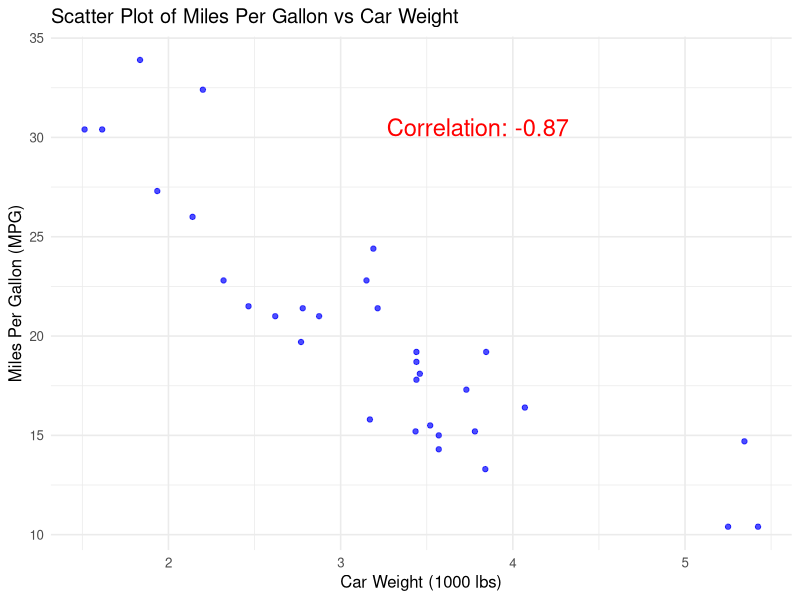
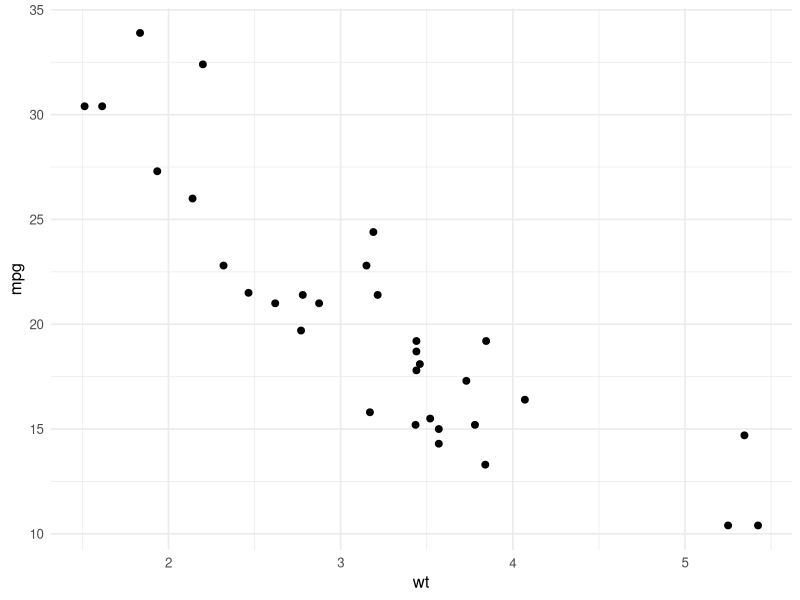
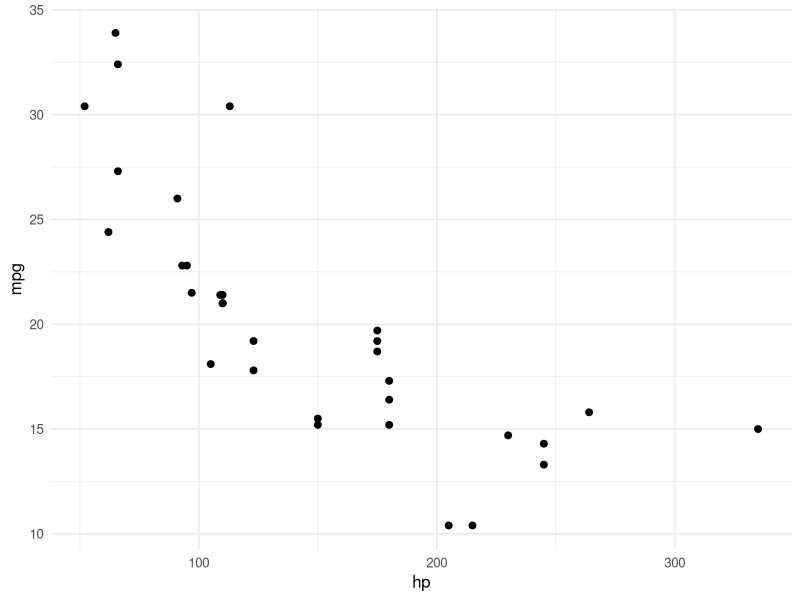

Reproduce these figures in R, in order. (Note: this script raises an error after producing the figures.)
## ---- chunk 1
#| echo: false
#| include: false
knitr::opts_chunk$set(comment = "", 
                      collapse = TRUE,
                      fig.align = "center",
                      fig.width = 8,
                      fig.height = 7
                      )

## working directory
setwd("C:/Users/chris/Documents/Github-repository/econ149-lecture/module-2-correlation")

## Libraries
library(tidyverse)
library(glue)
library(patchwork)
library(kableExtra)

# reading data


# setting the theme
theme_set(theme_bw(base_size = 18)) # Set theme for all ggplots

## ---- chunk 2
#| echo: false
#| fig-align: center
#| fig-height: 6
#| fig-width: 8

# Use the built-in 'mtcars' dataset
data <- mtcars

# Calculate correlation coefficient
correlation <- cor(data$mpg, data$wt)

# Create scatter plot
ggplot(data, aes(x = wt, y = mpg)) +
  geom_point(color = "blue", alpha = 0.7) +
  labs(
    title = "Scatter Plot of Miles Per Gallon vs Car Weight",
    x = "Car Weight (1000 lbs)",
    y = "Miles Per Gallon (MPG)"
  ) +
  annotate("text", 
           x = max(data$wt) * 0.7, 
           y = max(data$mpg) * 0.9, 
           label = paste("Correlation:", round(correlation, 2)),
           size = 6,
           color = "red") +
  theme_minimal(base_size = 12)
## ---- chunk 3
knitr::include_graphics("https://nulib.github.io/moderndive_book/images/causation.png")
## ---- chunk 4
#| echo: true

data(mtcars)
head(mtcars)
## ---- chunk 5
#| echo: true

shapiro.test(mtcars$wt)
shapiro.test(mtcars$mpg)

## ---- chunk 6
#| echo: true

mtcars |> 
  ggplot(aes(wt, mpg)) +
  geom_point(size = 2) +
  theme_minimal(base_size = 12)
## ---- chunk 7
#| echo: true

cor.test(mtcars$mpg, mtcars$wt, method = "pearson")
## ---- chunk 8
#| echo: true

data(mtcars)
head(mtcars)
## ---- chunk 9
#| echo: true

shapiro.test(mtcars$hp)
shapiro.test(mtcars$mpg)

## ---- chunk 10
#| echo: true

mtcars |> 
  ggplot(aes(hp, mpg)) +
  geom_point(size = 2) +
  theme_minimal(base_size = 12)
## ---- chunk 11
#| echo: true

cor.test(mtcars$mpg, mtcars$wt, method = "spearman")
## ---- chunk 12
knitr::include_graphics("plot/econ149-hex-logo.png")
